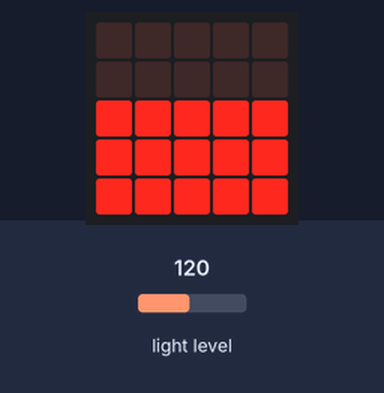
The program below on a simulated BBC micro:bit (MakeCode). Parts: the board's 5×5 LED display. The inputs (shaded band) are chosen by the test bench; at power-on: light level 120.

Above: at 1.2 s.
1.3 s: light level set to 5
At 1.3 s:
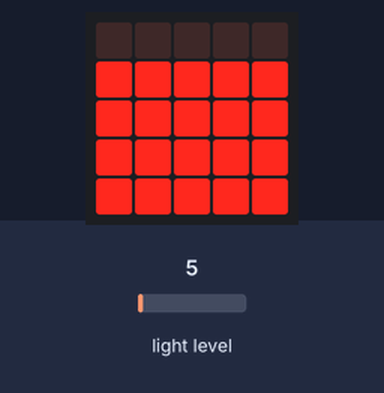
2.8 s: light level set to 29
At 3.5 s:
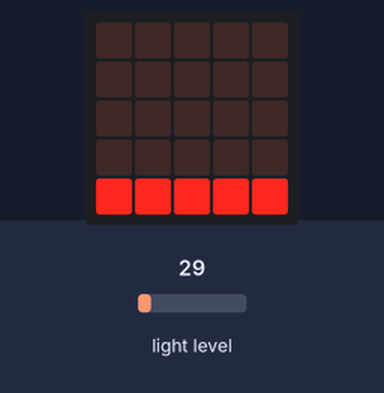
4.3 s: light level set to 33
At 4.68 s:
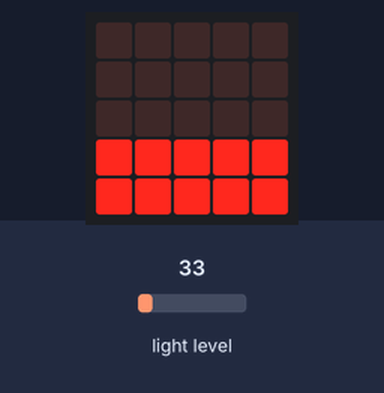
7.3 s: light level set to 128
At 8.36 s:
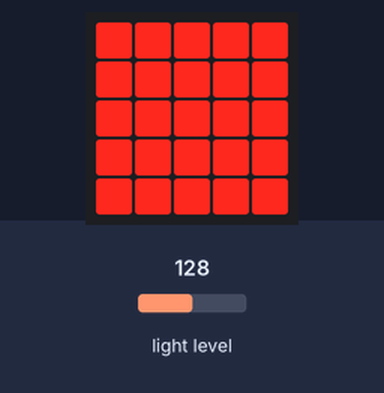
10.3 s: light level set to 64
12.0 s: light level set to 191
Timing chart, 0 to 15.0 s (numbered marks = the images above; inputs shaded):
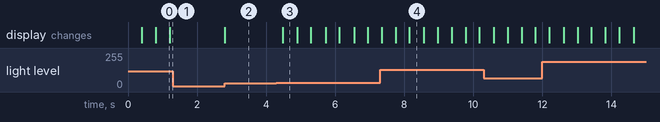

Measured:
- the behaviour switches between 30 and 31 on light level (found by bisection; images 2 and 3)
- after the input at 1.3 s, every drawn part: stays the same
- after the input at 2.8 s, the display: changes at once (image 2)
- after the input at 4.3 s, the display: changes after 0.17 s (image 3)
- after the input at 7.3 s, the display: first changes after 0.05 s (image 4 shows a later state)
- what the display in image 0 shows lasts 0.4 s, from 0.8 s to 1.2 s

The program:

main.ts
```typescript
basic.forever(function () {
    if (input.lightLevel() > 20) {
        basic.showLeds(`
            . . . . .
            . . . . .
            . . . . .
            . . . . .
            # # # # #
            `)
    }
    if (input.lightLevel() > 30) {
        basic.showLeds(`
            . . . . .
            . . . . .
            . . . . .
            # # # # #
            # # # # #
            `)
    }
    if (input.lightLevel() > 40) {
        basic.showLeds(`
            . . . . .
            . . . . .
            # # # # #
            # # # # #
            # # # # #
            `)
    }
    if (input.lightLevel() > 55) {
        basic.showLeds(`
            . . . . .
            # # # # #
            # # # # #
            # # # # #
            # # # # #
            `)
    }
    if (input.lightLevel() > 75) {
        basic.showLeds(`
            # # # # #
            # # # # #
            # # # # #
            # # # # #
            # # # # #
            `)
    }
})
```

test.ts
```typescript
// aquí va el archivo "tests"; esto no se compilará cuando este paquete se utilice como una extensión.
```
